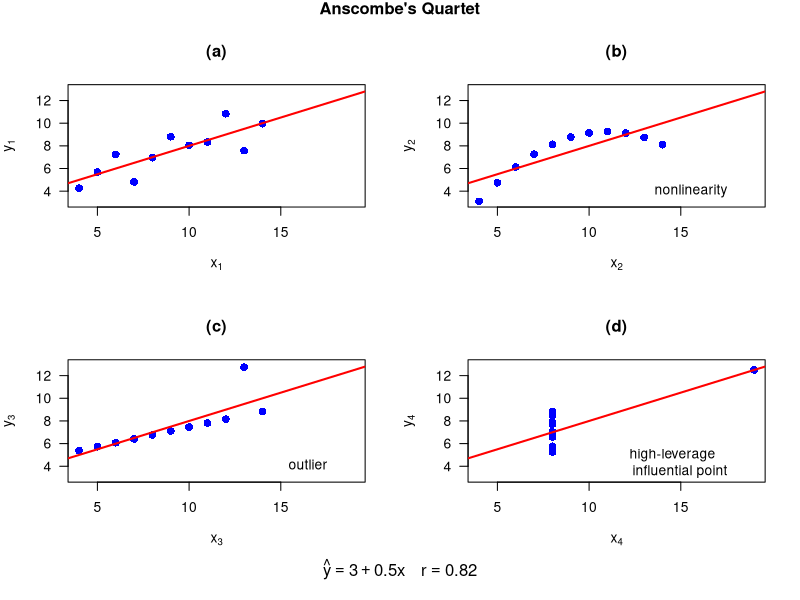

This chart was generated by the following R code:
# Anscombe's Quartet

windows(width=7, height=8) # on a Windows computer

par(mfrow=c(2, 2), oma=c(2, 0, 1, 0))

plot(y1 ~ x1, xlab=expression(x[1]), ylab=expression(y[1]), pch=16, col="blue",
     cex=1.25, main="(a)", xlim=c(4, 19), ylim=c(3, 13), data=anscombe, las=1)
abline(print(lm(y1 ~ x1, data=anscombe)), col="red", lwd=2)

plot(y2 ~ x2, xlab=expression(x[2]), ylab=expression(y[2]), pch=16, col="blue",
     cex=1.25, main="(b)", xlim=c(4, 19), ylim=c(3, 13), data=anscombe, las=1)
abline(print(lm(y2 ~ x2, data=anscombe)), col="red", lwd=2)
text(18, 4, "nonlinearity", pos=2)

plot(y3 ~ x3, xlab=expression(x[3]), ylab=expression(y[3]), pch=16, col="blue",
     cex=1.25, main="(c)", xlim=c(4, 19), ylim=c(3, 13), data=anscombe, las=1)
abline(print(lm(y3 ~ x3, data=anscombe)), col="red", lwd=2)
text(18, 4, "outlier", pos=2)

plot(y4 ~ x4, xlab=expression(x[4]), ylab=expression(y[4]), pch=16, col="blue",
     cex=1.25, main="(d)", xlim=c(4, 19), ylim=c(3, 13), data=anscombe, las=1)
abline(print(lm(y4 ~ x4, data=anscombe)), col="red", lwd=2)
text(18, 4, "high-leverage   \ninfluential point", pos=2)

title("Anscombe's Quartet", outer=TRUE)
mtext(expression(hat(y) == 3 + 0.5*x ~~~~ r == 0.82), side=1, line=0, outer=TRUE)
